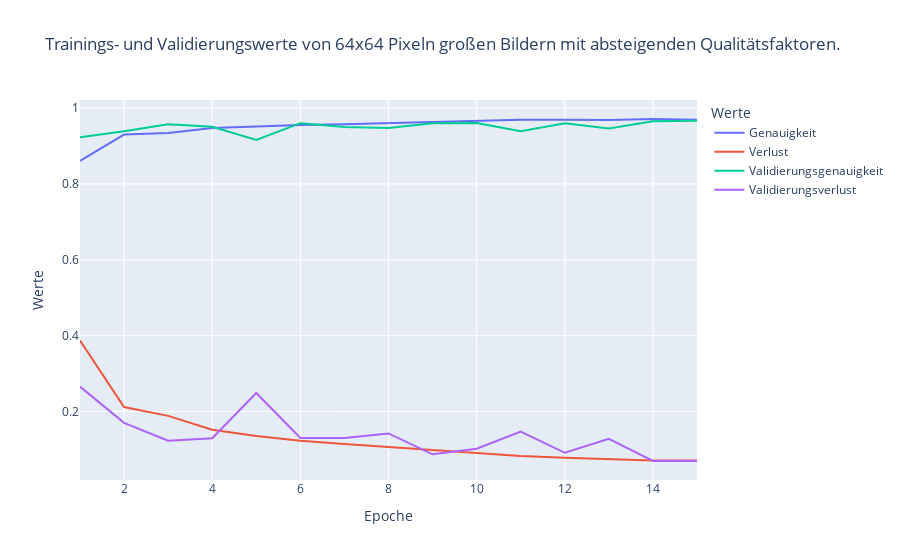

This figure's notebook cell:
### Code cell
generate_line_graph(
    './64_desc/history_train.csv',
    'Trainings- und Validierungswerte von 64x64 Pixeln großen Bildern mit absteigenden Qualitätsfaktoren.'
)

### Figure 1 — Plotly figure (JSON) as saved in the notebook; plotly's stock layout.template omitted (floating-point values rounded to 4 significant figures)
{"data": [{"hovertemplate": "Werte=%{y}<br>Epoche=%{x}<extra></extra>", "legendgroup": "Genauigkeit", "line": {"color": "#636efa", "dash": "solid"}, "mode": "lines", "name": "Genauigkeit", "orientation": "v", "showlegend": true, "type": "scatter", "x": [1, 2, 3, 4, 5, 6, 7, 8, 9, 10, 11, 12, 13, 14, 15], "xaxis": "x", "y": [0.8605, 0.9301, 0.9338, 0.9472, 0.951, 0.9551, 0.9569, 0.9601, 0.9627, 0.9667, 0.969, 0.969, 0.9685, 0.971, 0.969], "yaxis": "y"}, {"hovertemplate": "Werte=%{y}<br>Epoche=%{x}<extra></extra>", "legendgroup": "Verlust", "line": {"color": "#EF553B", "dash": "solid"}, "mode": "lines", "name": "Verlust", "orientation": "v", "showlegend": true, "type": "scatter", "x": [1, 2, 3, 4, 5, 6, 7, 8, 9, 10, 11, 12, 13, 14, 15], "xaxis": "x", "y": [0.3874, 0.2117, 0.1885, 0.1522, 0.1354, 0.123, 0.1145, 0.1064, 0.09723, 0.09032, 0.08255, 0.07784, 0.07456, 0.07088, 0.07095], "yaxis": "y"}, {"hovertemplate": "Werte=%{y}<br>Epoche=%{x}<extra></extra>", "legendgroup": "Validierungsgenauigkeit", "line": {"color": "#00cc96", "dash": "solid"}, "mode": "lines", "name": "Validierungsgenauigkeit", "orientation": "v", "showlegend": true, "type": "scatter", "x": [1, 2, 3, 4, 5, 6, 7, 8, 9, 10, 11, 12, 13, 14, 15], "xaxis": "x", "y": [0.9231, 0.9385, 0.9569, 0.9508, 0.9159, 0.96, 0.9497, 0.9472, 0.96, 0.9605, 0.9385, 0.9595, 0.9462, 0.9651, 0.9667], "yaxis": "y"}, {"hovertemplate": "Werte=%{y}<br>Epoche=%{x}<extra></extra>", "legendgroup": "Validierungsverlust", "line": {"color": "#ab63fa", "dash": "solid"}, "mode": "lines", "name": "Validierungsverlust", "orientation": "v", "showlegend": true, "type": "scatter", "x": [1, 2, 3, 4, 5, 6, 7, 8, 9, 10, 11, 12, 13, 14, 15], "xaxis": "x", "y": [0.2656, 0.1702, 0.1231, 0.1296, 0.249, 0.1302, 0.1303, 0.1423, 0.08718, 0.1019, 0.147, 0.09121, 0.128, 0.0699, 0.06957], "yaxis": "y"}], "layout": {"legend": {"title": {"text": "Werte"}, "tracegroupgap": 0}, "title": {"text": "Trainings- und Validierungswerte von 64x64 Pixeln großen Bildern mit absteigenden Qualitätsfaktoren."}, "xaxis": {"anchor": "y", "domain": [0, 1], "title": {"text": "Epoche"}}, "yaxis": {"anchor": "x", "domain": [0, 1], "title": {"text": "Werte"}}}}
